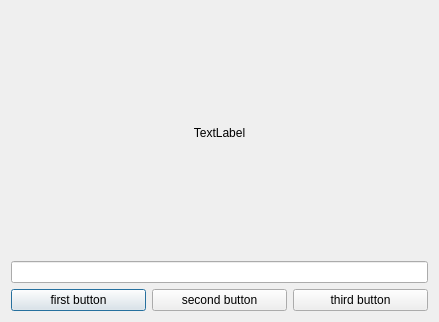
<?xml version="1.0" encoding="UTF-8"?>
<ui version="4.0">
 <class>Dialog</class>
 <widget class="QDialog" name="Dialog">
  <property name="geometry">
   <rect>
    <x>0</x>
    <y>0</y>
    <width>439</width>
    <height>322</height>
   </rect>
  </property>
  <property name="windowTitle">
   <string>Dialog</string>
  </property>
  <layout class="QVBoxLayout" name="verticalLayout">
   <item>
    <widget class="QLabel" name="label">
     <property name="minimumSize">
      <size>
       <width>0</width>
       <height>200</height>
      </size>
     </property>
     <property name="text">
      <string>TextLabel</string>
     </property>
     <property name="alignment">
      <set>Qt::AlignCenter</set>
     </property>
    </widget>
   </item>
   <item>
    <widget class="QLineEdit" name="lineEdit"/>
   </item>
   <item>
    <layout class="QHBoxLayout" name="horizontalLayout">
     <item>
      <widget class="QPushButton" name="pushButton">
       <property name="text">
        <string>first button</string>
       </property>
      </widget>
     </item>
     <item>
      <widget class="QPushButton" name="pushButton_2">
       <property name="text">
        <string>second button</string>
       </property>
      </widget>
     </item>
     <item>
      <widget class="QPushButton" name="pushButton_3">
       <property name="text">
        <string>third button</string>
       </property>
      </widget>
     </item>
    </layout>
   </item>
  </layout>
 </widget>
 <resources/>
 <connections>
  <connection>
   <sender>pushButton</sender>
   <signal>clicked()</signal>
   <receiver>Dialog</receiver>
   <slot>slot_1st()</slot>
   <hints>
    <hint type="sourcelabel">
     <x>74</x>
     <y>273</y>
    </hint>
    <hint type="destinationlabel">
     <x>76</x>
     <y>294</y>
    </hint>
   </hints>
  </connection>
  <connection>
   <sender>pushButton_2</sender>
   <signal>clicked()</signal>
   <receiver>Dialog</receiver>
   <slot>slot_2nd()</slot>
   <hints>
    <hint type="sourcelabel">
     <x>214</x>
     <y>280</y>
    </hint>
    <hint type="destinationlabel">
     <x>197</x>
     <y>298</y>
    </hint>
   </hints>
  </connection>
  <connection>
   <sender>pushButton_3</sender>
   <signal>clicked()</signal>
   <receiver>Dialog</receiver>
   <slot>slot_3rd()</slot>
   <hints>
    <hint type="sourcelabel">
     <x>356</x>
     <y>276</y>
    </hint>
    <hint type="destinationlabel">
     <x>315</x>
     <y>291</y>
    </hint>
   </hints>
  </connection>
  <connection>
   <sender>lineEdit</sender>
   <signal>textChanged(QString)</signal>
   <receiver>label</receiver>
   <slot>setText(QString)</slot>
   <hints>
    <hint type="sourcelabel">
     <x>179</x>
     <y>224</y>
    </hint>
    <hint type="destinationlabel">
     <x>190</x>
     <y>136</y>
    </hint>
   </hints>
  </connection>
 </connections>
 <slots>
  <slot>slot_1st()</slot>
  <slot>slot_2nd()</slot>
  <slot>slot_3rd()</slot>
 </slots>
</ui>
